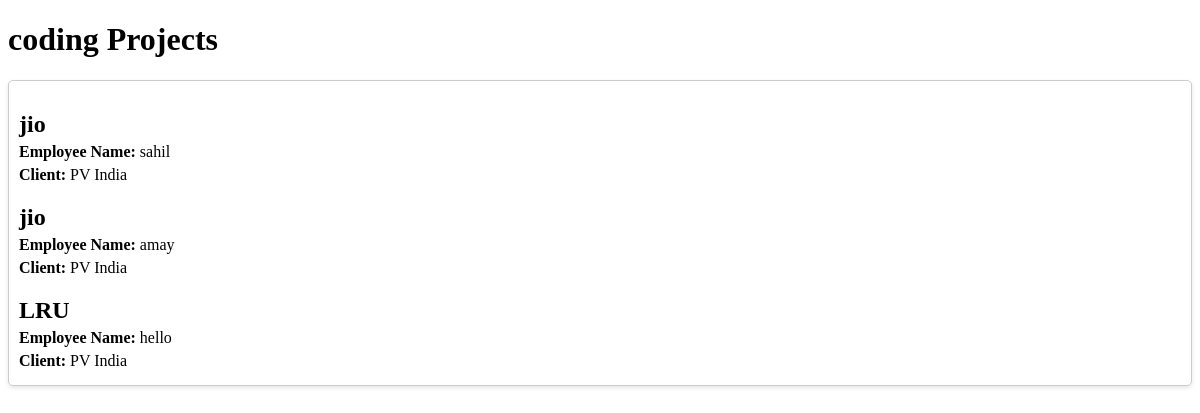
Before: /projectcategory/coding/ with the older database file.
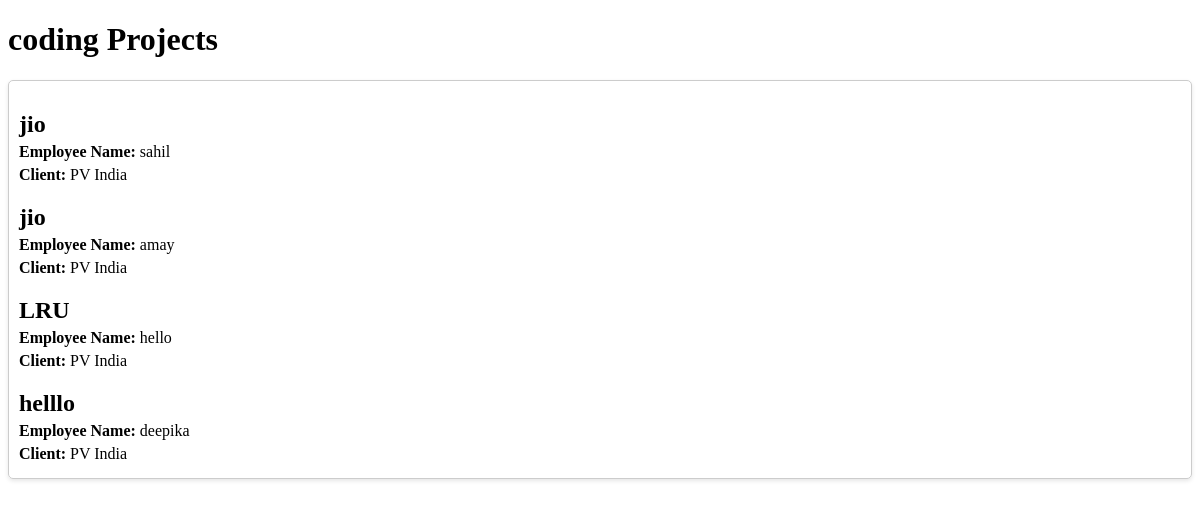
After: the same page with the newer database file.
### adminpanel/models.py (models this page shows, shortened)
class Project(models.Model):
    STATUS_CHOICES = [
        ('New', 'New'),
        ('In Progress', 'In Progress'),
        ('Completed', 'Completed'),
        ('On Hold', 'On Hold'),
        ('Cancelled', 'Cancelled'),
    ]
    CATEGORY_CHOICES = [
        ('coding', 'Coding'),
        ('graphics', 'Graphics'),
    ]
    employee_name = models.CharField(max_length=100, blank=True, null=True)
    category = models.CharField(max_length=100, choices=CATEGORY_CHOICES)
    start_date = models.DateField()
    end_date = models.DateField()
    client = models.CharField(max_length=100)
    project_name = models.CharField(max_length=200)
    status = models.CharField(max_length=20, choices=STATUS_CHOICES, default='New')
    number_of_units = models.IntegerField(null=True,blank=True)

### adminpanel/views.py (the view)
# urls.py: path('projectcategory/<str:category>/', views.projects_by_category, name='projects_by_category'),
def projects_by_category(request, category):
    projects = Project.objects.filter(category__iexact=category.lower())  # Case-insensitive filter
    context = {
        'category': category,
        'projects': projects
    }
    return render(request, 'adminpanel/projectcategory.html', context)

### adminpanel/templates/adminpanel/projectcategory.html (shortened to what this page needs)
<!DOCTYPE html>
<html lang="en">
<head>
</head>
<body>
    <h1>{{ category }} Projects</h1>
    <div class="card">
        {% for project in projects %}
            <h2>{{ project.project_name }}</h2>
            <p><strong>Employee Name:</strong> {{ project.employee_name }}</p>
            <p><strong>Client:</strong> {{ project.client }}</p>
        {% empty %}
            <p>No projects found in this category</p>
        {% endfor %}
    </div>
</body>
</html>

Changed rows visible on the page:
added Project: project_name "helllo", employee_name "deepika", client "PV India"
